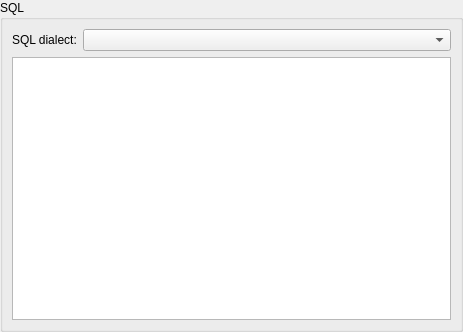
<?xml version="1.0" encoding="UTF-8"?>
<ui version="4.0">
 <class>SqlPage</class>
 <widget class="QWidget" name="SqlPage">
  <property name="geometry">
   <rect>
    <x>0</x>
    <y>0</y>
    <width>463</width>
    <height>332</height>
   </rect>
  </property>
  <property name="windowTitle">
   <string>Form</string>
  </property>
  <layout class="QVBoxLayout" name="verticalLayout_2">
   <property name="margin">
    <number>0</number>
   </property>
   <item>
    <widget class="QGroupBox" name="groupBox">
     <property name="title">
      <string>SQL</string>
     </property>
     <layout class="QVBoxLayout" name="verticalLayout">
      <item>
       <layout class="QHBoxLayout" name="horizontalLayout">
        <item>
         <widget class="QLabel" name="label">
          <property name="text">
           <string>SQL dialect:</string>
          </property>
          <property name="buddy">
           <cstring>sqlDialect</cstring>
          </property>
         </widget>
        </item>
        <item>
         <widget class="QComboBox" name="sqlDialect">
          <property name="sizePolicy">
           <sizepolicy hsizetype="Expanding" vsizetype="Fixed">
            <horstretch>0</horstretch>
            <verstretch>0</verstretch>
           </sizepolicy>
          </property>
         </widget>
        </item>
       </layout>
      </item>
      <item>
       <widget class="QTextEdit" name="sql">
        <property name="acceptRichText">
         <bool>false</bool>
        </property>
       </widget>
      </item>
     </layout>
    </widget>
   </item>
  </layout>
 </widget>
 <tabstops>
  <tabstop>sqlDialect</tabstop>
  <tabstop>sql</tabstop>
 </tabstops>
 <resources/>
 <connections/>
</ui>
